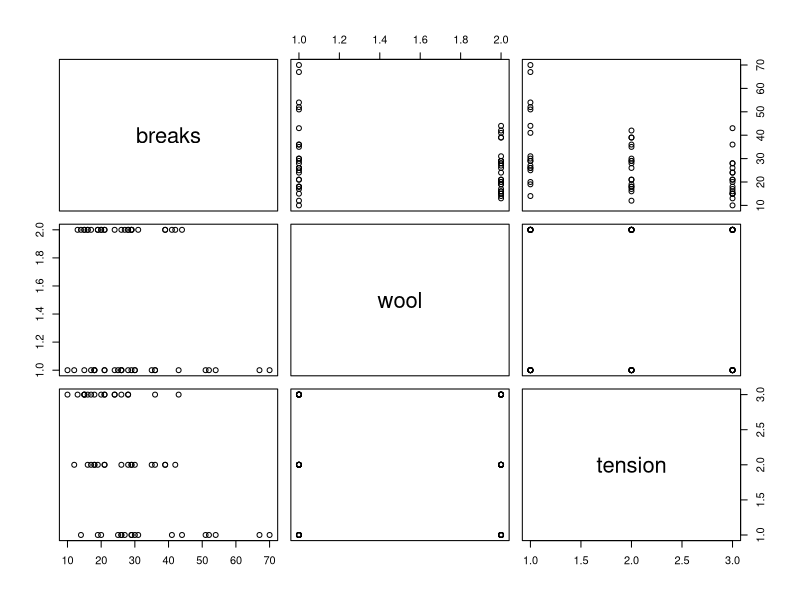

Reproduce this figure in R. (Note: this script raises an error after producing the figure.)
## ---- chunk 1
#| message: false
#| error: false
installed.packages("tidyverse")
library(tidyverse)
## ---- chunk 2
#| message: false
#| error: false
data()
data("warpbreaks")
colnames(warpbreaks) #headers are breaks, wool, and tension
str(warpbreaks)
summary(warpbreaks)
pairs(warpbreaks)
## ---- chunk 3
#| message: false
#| error: false

installs.packages(dplyr)
library(dplyr)

ggplot(warpbreaks, aes(x = tension, y = breaks, color = wool))+ 
  geom_point()+
  theme_minimal()

ggplot(warpbreaks, aes(x = wool, y = breaks))+
  geom_point()+
  theme_minimal()
